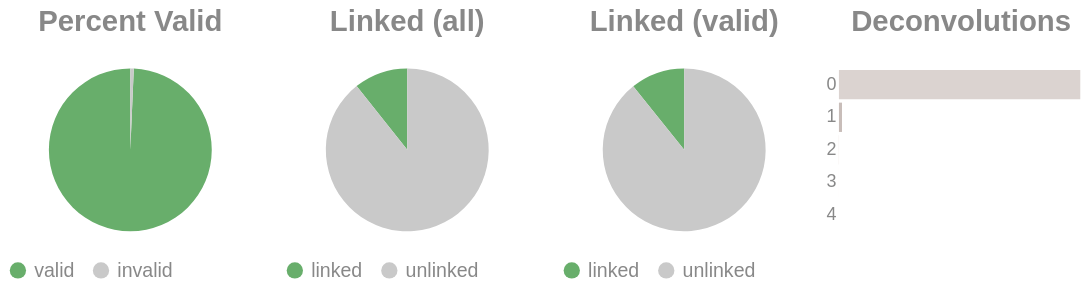

Notebook source saved alongside this figure:
### Code cell
if SKIPLR:
    pass
else:
    clash = Counter()
    for i in valids['molecule'].to_list():
        _mol = i.split("-")
        if len(_mol) == 1:
            clash.update('0')
        else:
            clash.update(_mol[-1])

    _d = {"deconvolutions": [], 'count': []}
    for k,v in clash.items():
        _d['deconvolutions'].append(k)
        _d['count'].append(v)

    tot_valid = valids['reads'].sum()
    mask = valids['reads'] >= 2
    n_linked_reads = valids.filter(mask)['reads'].sum()
    if n_linked_reads == 0:
        print_html("No linked molecules (>=2 reads) were detected; skipping linked-only distributions.")
        SKIPLR = True
    else:
        perc_valid = round(tot_valid / n_reads, 4)
        linked_perc_abs = round(n_linked_reads / n_reads, 4)
        linked_perc = round(n_linked_reads / tot_valid, 4)

    _valid = pl.DataFrame({"valids": ['valid', 'invalid'], "count": [tot_valid, n_reads - tot_valid]})
    _linked_abs = pl.DataFrame({"linked (absolute)": ['linked', 'unlinked'], "count": [n_linked_reads, n_reads - n_linked_reads]})
    _linked_rel = pl.DataFrame({"linked (valids)": ['linked', 'unlinked'], "count": [n_linked_reads, tot_valid - n_linked_reads]})

    (
        alt.hconcat(
            piechart(_valid, goodval = 'valid', title = "Percent Valid"),
            piechart(_linked_abs, goodval = "linked", title =  "Linked (all)"),
            piechart(_linked_rel, goodval = "linked", title =  "Linked (valid)"),
            convolutionbar(pl.DataFrame(_d), title = "Deconvolutions"),
            center = True,
            bounds = 'flush'
        )
        .resolve_scale(color='independent')
        .resolve_legend('independent')
        .properties(usermeta={'embedOptions': {"actions": False}})
    ).display()

### Figure 1 — Vega-Lite specification as saved in the notebook (floating-point values rounded to 4 significant figures)
{"width": "container", "height": 400, "config": {"title": {"anchor": "start", "dy": -15, "fontSize": 18, "color": "#888888", "subtitleColor": "#888888", "subtitleFontSize": 14}, "arc": {"fill": "#0072B2"}, "axis": {"domainColor": "#888888", "domainWidth": 0.5, "gridWidth": 0.2, "grid": false, "titleFontWeight": 400, "titleFontSize": 15, "labelFontSize": 11, "labelColor": "#888888", "tickColor": "#888888", "tickWidth": 0.2, "titleColor": "#888888"}, "axisBand": {"grid": false}, "axisX": {"grid": true, "tickSize": 10, "domainCap": "round"}, "axisY": {"domain": false, "grid": true, "tickSize": 0, "domainCap": "round"}, "background": "transparent", "header": {"labelFontSize": 15, "labelColor": "#888888", "titleFontSize": 15, "titleFontWeight": 600, "titleColor": "#888888"}, "legend": {"labelFont": "sans-serif", "labelFontSize": 12, "labelColor": "#888888", "symbolSize": 100, "symbolType": "circle", "titleFontSize": 12, "titlePadding": 10, "titleColor": "#888888", "title": null}, "range": {"category": ["#E69F00", "#56B4E9", "#009E73", "#F0E442", "#0072B2", "#D55E00", "#CC79A7", "#000000"], "diverging": ["#cfe8f3", "#a2d4ec", "#73bfe2", "#46abdb", "#1696d2", "#12719e"]}, "area": {"fill": "#0072B2", "fillOpacity": 0.7, "line": true, "strokeOpacity": 0.7}, "line": {"color": "#0072B2", "stroke": "#0072B2", "strokeWidth": 2}, "trail": {"color": "#0072B2", "stroke": "#0072B2", "strokeWidth": 0, "size": 1}, "point": {"filled": true, "fillOpacity": 1.0, "size": 95}, "text": {"color": "#888888", "fontSize": 11, "align": "right", "fontWeight": 400, "size": 11}, "bar": {"fill": "#0072B2", "stroke": null}, "view": {"stroke": null, "continuousWidth": 660, "continuousHeight": 400}}, "hconcat": [{"data": {"name": "data-6238190370c9509fa3de2e6f8288cab9"}, "mark": {"type": "arc"}, "encoding": {"color": {"field": "valids", "legend": {"orient": "bottom", "title": null}, "scale": {"domain": ["valid", "invalid"], "range": ["#68ae6b", "#C9C9C9"]}, "title": "Valids", "type": "nominal"}, "theta": {"field": "count", "type": "quantitative"}, "tooltip": [{"field": "valids", "title": "Valids", "type": "ordinal"}, {"field": "percent", "format": ".2%", "title": "Percent", "type": "quantitative"}, {"field": "count", "title": "Count", "type": "quantitative"}]}, "height": 100, "title": {"text": "Percent Valid", "align": "center", "anchor": "middle"}, "transform": [{"calculate": "datum.count / 1498306", "as": "percent"}], "width": 150}, {"data": {"name": "data-e3d0b3756cdf30f3b4df64548f82ee17"}, "mark": {"type": "arc"}, "encoding": {"color": {"field": "linked (absolute)", "legend": {"orient": "bottom", "title": null}, "scale": {"domain": ["linked", "unlinked"], "range": ["#68ae6b", "#C9C9C9"]}, "title": "Linked (Absolute)", "type": "nominal"}, "theta": {"field": "count", "type": "quantitative"}, "tooltip": [{"field": "linked (absolute)", "title": "Linked (Absolute)", "type": "ordinal"}, {"field": "percent", "format": ".2%", "title": "Percent", "type": "quantitative"}, {"field": "count", "title": "Count", "type": "quantitative"}]}, "height": 100, "title": {"text": "Linked (all)", "align": "center", "anchor": "middle"}, "transform": [{"calculate": "datum.count / 1498306", "as": "percent"}], "width": 150}, {"data": {"name": "data-70608df90705237e097876fcf9f36648"}, "mark": {"type": "arc"}, "encoding": {"color": {"field": "linked (valids)", "legend": {"orient": "bottom", "title": null}, "scale": {"domain": ["linked", "unlinked"], "range": ["#68ae6b", "#C9C9C9"]}, "title": "Linked (Valids)", "type": "nominal"}, "theta": {"field": "count", "type": "quantitative"}, "tooltip": [{"field": "linked (valids)", "title": "Linked (Valids)", "type": "ordinal"}, {"field": "percent", "format": ".2%", "title": "Percent", "type": "quantitative"}, {"field": "count", "title": "Count", "type": "quantitative"}]}, "height": 100, "title": {"text": "Linked (valid)", "align": "center", "anchor": "middle"}, "transform": [{"calculate": "datum.count / 1488104", "as": "percent"}], "width": 150}, {"data": {"name": "data-41c36ce1f343dcf81144e0641efc9203"}, "mark": {"type": "bar"}, "encoding": {"color": {"field": "deconvolutions", "legend": null, "scale": {"scheme": "lightgreyred"}, "type": "nominal"}, "tooltip": [{"field": "deconvolutions", "title": "Deconvolutions", "type": "ordinal"}, {"field": "percent", "format": ".2%", "title": "Percent", "type": "quantitative"}, {"field": "count", "title": "Count", "type": "quantitative"}], "x": {"axis": null, "field": "count", "type": "quantitative"}, "y": {"field": "deconvolutions", "sort": "ascending", "title": null, "type": "nominal"}}, "height": 100, "title": {"text": "Deconvolutions", "align": "center", "anchor": "middle"}, "transform": [{"calculate": "datum.count / 1400739", "as": "percent"}], "width": 150}], "bounds": "flush", "center": true, "resolve": {"legend": {"angle": "independent"}, "scale": {"color": "independent"}}, "usermeta": {"embedOptions": {"actions": false}}, "$schema": "https://vega.github.io/schema/vega-lite/v6.1.0.json", "datasets": {"data-6238190370c9509fa3de2e6f8288cab9": [{"valids": "valid", "count": 1488104}, {"valids": "invalid", "count": 10202}], "data-e3d0b3756cdf30f3b4df64548f82ee17": [{"linked (absolute)": "linked", "count": 160157}, {"linked (absolute)": "unlinked", "count": 1338149}], "data-70608df90705237e097876fcf9f36648": [{"linked (valids)": "linked", "count": 160157}, {"linked (valids)": "unlinked", "count": 1327947}], "data-41c36ce1f343dcf81144e0641efc9203": [{"deconvolutions": "0", "count": 1382809}, {"deconvolutions": "1", "count": 17473}, {"deconvolutions": "2", "count": 436}, {"deconvolutions": "3", "count": 19}, {"deconvolutions": "4", "count": 2}]}}
